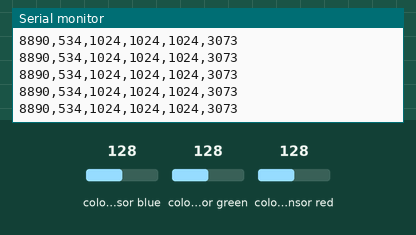
Simulated run of this sketch. Board: Arduino Uno, built with avr-gcc and run on an emulated ATmega328P. On the bench: the last lines printed to the serial monitor. The test bench sets the inputs (shaded band); at power-on: colour sensor blue 128, colour sensor green 128, colour sensor red 128.

Above: at 1.2 s.
1.3 s: colour sensor blue set to 5
At 1.38 s:
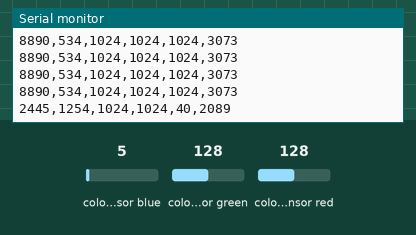
2.8 s: colour sensor green set to 5
At 2.81 s:
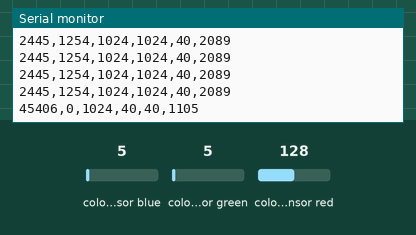
4.3 s: colour sensor green set to 128
At 4.33 s:
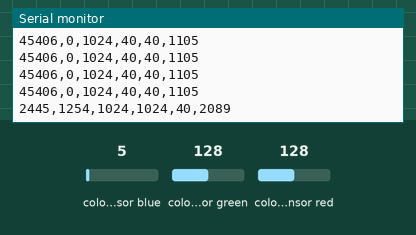
7.3 s: colour sensor red set to 5
At 7.39 s:
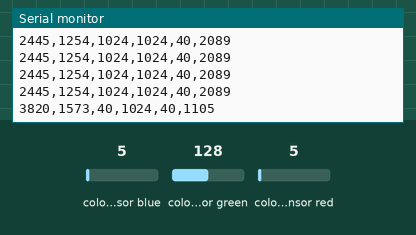
Timing chart, 0 to 9.8 s (numbered marks = the images above; inputs shaded):
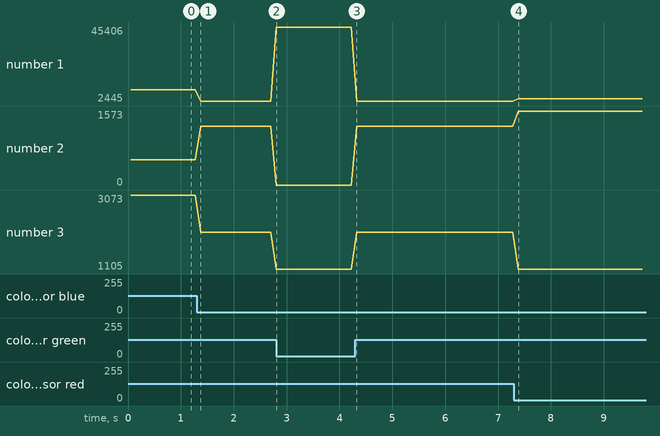

Measured:
- after the input at 1.3 s, the serial monitor: prints a new line after 0.08 s (image 1)
- after the input at 2.8 s, the serial monitor: prints a new line at once (image 2)
- after the input at 7.3 s, the serial monitor: prints a new line after 0.08 s (image 4)
- plotted number 1: 8890 → 2445 after the input at 1.3 s, 2445 → 45406 after the input at 2.8 s, 2445 → 3820 after the input at 7.3 s
- plotted number 2: 534 → 1254 after the input at 1.3 s, 1254 → 0 after the input at 2.8 s, 1254 → 1573 after the input at 7.3 s
- plotted number 3: 3073 → 2089 after the input at 1.3 s, 2089 → 1105 after the input at 2.8 s, 2089 → 1105 after the input at 7.3 s

The sketch:

rgbtest.ino
```cpp
#include <Wire.h>
#include "Adafruit_TCS34725.h"

/* Initialise with default values (int time = 2.4ms, gain = 1x) */
// Adafruit_TCS34725 tcs = Adafruit_TCS34725();

Adafruit_TCS34725 tcs = Adafruit_TCS34725(TCS34725_INTEGRATIONTIME_700MS, TCS34725_GAIN_1X);

void setup(void) {
  Serial.begin(9600);

  if (!tcs.begin())
  {
    Serial.println("Error al iniciar TCS34725");
    while (1) delay(1000);
  }

}

void loop(void) {
  uint16_t r, g, b, c, colorTemp, lux;

  tcs.getRawData(&r, &g, &b, &c);
  colorTemp = tcs.calculateColorTemperature(r, g, b);
  lux = tcs.calculateLux(r, g, b);
  Serial.print(colorTemp, DEC);
  Serial.print(",");
  Serial.print(lux, DEC);
  Serial.print(",");
  Serial.print(r, DEC);
  Serial.print(",");
  Serial.print(g, DEC);
  Serial.print(",");
  Serial.print(b, DEC);
  Serial.print(",");
  Serial.println(c, DEC);
  delay(50);
}
```
